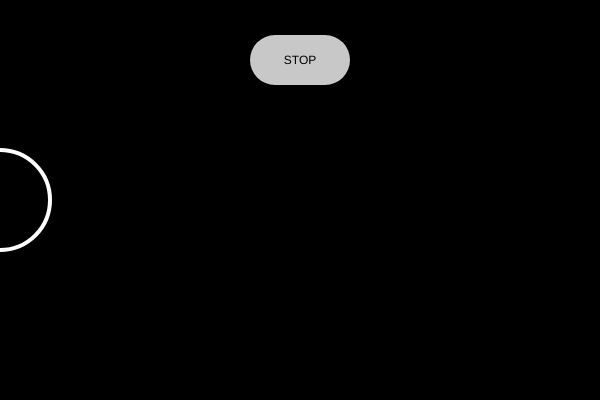
Frame 1 (no input)
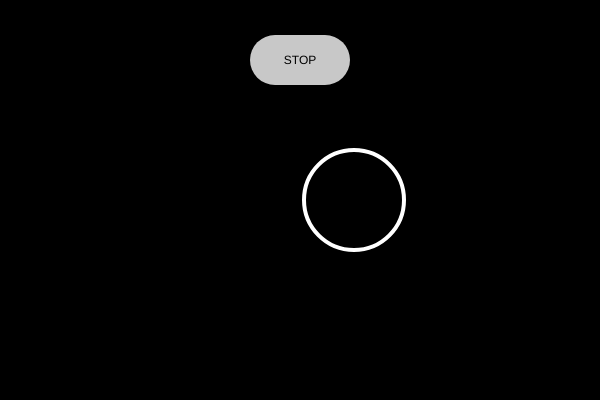
Frame 60 (no input)
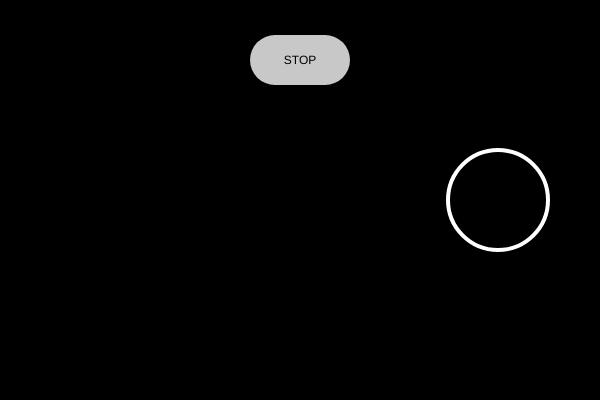
Frame 120 (the mouse pressed at the canvas centre since frame 60)

The p5.js sketch that drew these frames (run headless with seeded random() and noise() and a simulated clock; from frame 60 on, the mouse is pressed at the canvas centre):

// p5.js sketch
// ── sketch.js
var x = 0;
var speed = 6;
var stop = true;
var start = false;
var xHault = false;

function setup() {
  createCanvas(600, 400);
  rectMode(CENTER);
}

function draw() {

  background(0);

//   Button
noStroke();
fill(200);

if(mouseX >= 250 && mouseX <= 350 && mouseY >= 35 && mouseY <= 85){
     fill(150);
    if(mouseIsPressed){
         fill(200,0,20);
     }
   }



rect(300,60,100,50,25);


  stroke(255);
  strokeWeight(4);
  noFill();


//   SHAPE CONTROLS
     if (mouseX > 300) {
       rect(x,200,100,100);
     } else {
          ellipse(x,200,100,100);
     }

//   WALL BOUNCING ANIMATIONS
//   x + (-3) = x-3 Direction Changes
  if (x > width) {
       speed = speed*(-1);
  } else if (x < 0){
       speed = 6;
  }

if (!xHault){
  x = x + speed;
}

if (stop){
     noStroke();
     fill(0);
     textAlign(CENTER);
     text("STOP",300,64);
     } else {
     noStroke();
     fill(0);
     textAlign(CENTER);
     text("START",300,64);
     }

}

function mousePressed() {
  if (mouseX >= 250 && mouseX <= 350 && mouseY >= 35 && mouseY <= 85){
     stop = !stop; //This makes "Stop" animated.
     start = !start;  //This animates "Start"
     xHault = !xHault; //THIS STOPS THE BALLq
  }

}
